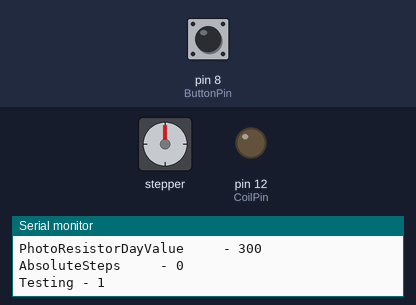
The sketch below on a simulated Arduino Uno, built with avr-gcc and run on an emulated ATmega328P. On the bench: stepper motor, output pins drawn as LEDs (lit = HIGH), the last lines printed to the serial monitor. Wiring (inferred from the names in the program): stepper motor driver (200 steps per turn assumed): step pin 7; direction pin 2. The test bench sets the inputs (shaded band); at power-on: pin 8 (ButtonPin) LOW. Pins used as bus, display or sensor lines are not drawn.

Above: at 1.3 s.
1.4 s: pin 8 (ButtonPin) pulled HIGH for 0.15 s
At 3.4 s:
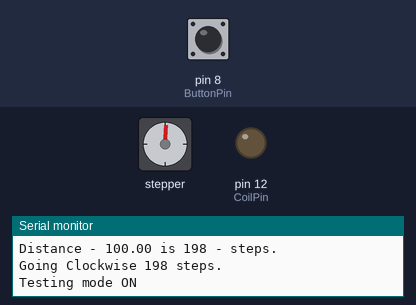
4.5 s: pin 8 (ButtonPin) pulled HIGH for 1 s
At 6.8 s:
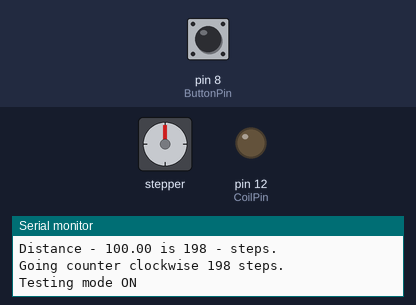
7.9 s: pin 8 (ButtonPin) pulled HIGH for 3.2 s
At 10.8 s:
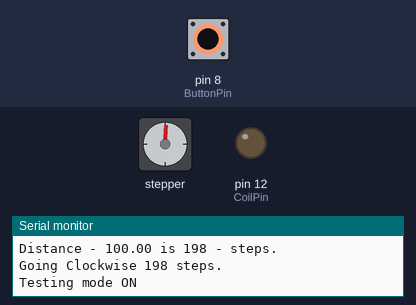
12.8 s: pin 8 (ButtonPin) driven HIGH
At 15.5 s:
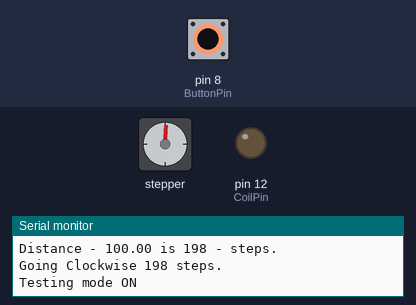
15.8 s: pin 8 (ButtonPin) driven LOW
At 16.9 s:
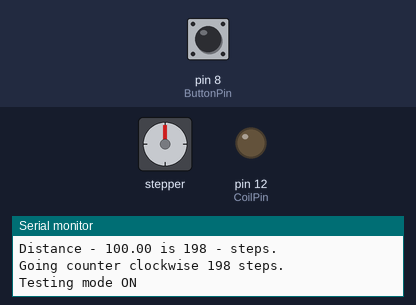
17.7 s: pin 8 (ButtonPin) driven HIGH
Timing chart, 0 to 68.2 s (numbered marks = the images above; inputs shaded):
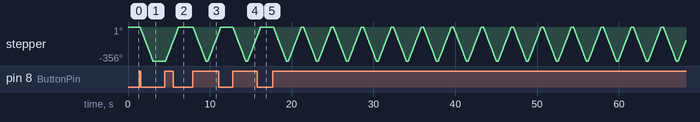

Measured:
- after the input at 1.4 s, stepper: turns 356° counter-clockwise in 1.6 s, starting after 0.07 s
- after the input at 4.5 s, stepper: turns 356° clockwise in 1.6 s, starting after 0.09 s
- after the input at 7.9 s, stepper: turns 356° counter-clockwise in 1.6 s, then 356° clockwise in 1.6 s
- after the input at 12.8 s, stepper: turns 356° counter-clockwise in 1.6 s, then 261° clockwise in 1.2 s
- after the input at 15.8 s, stepper: goes on until 16.2 s, then stays 0°

The sketch:

Main.ino
```cpp
#include "Arduino.h"

//Initial program
int CoilPin = 12;
int ButtonPin = 8;

int AbsoluteSteps = 0; // tells how many steps was made from position 0, + means clockwise, - means counterClockwise
int PreviousAbsoluteSteps = 0;

const int pResistor = A0;
#define DirPin 2
#define StepPin 7

int PhotoResistorActualValue = 200;
int PhotoResistorNightValue = 100;
int PhotoResistorDayValue = 300;

bool Dir = true;// if true clockwise
bool MockServerBool = true;
bool Testing = true;

String MesageForSerialPort = "";

struct Order {
  String Name;
  int Value;
};

Order CurrentOrder = {"Null", 0};

void setup() {
  pinMode(CoilPin, OUTPUT);
  pinMode(StepPin, OUTPUT);
  pinMode(DirPin, OUTPUT);
  pinMode(ButtonPin, INPUT);
  Serial.begin(9600);

  sayHello();
}

void sayHello()
{
  Serial.println("");
  Serial.println("HI!");
  Serial.println("CoilPin - " + String(CoilPin));
  Serial.println("ButtonPin - " + String(ButtonPin));
  Serial.println("pResistor - " + String(pResistor));
  Serial.println("");

  Serial.println("DirPin - " + String(DirPin));
  Serial.println("StepPin - " + String(StepPin));
  Serial.println("");

  Serial.println("PhotoResistorActualValue  - " + String(PhotoResistorActualValue));
  Serial.println("PhotoResistorNightValue   - " + String(PhotoResistorNightValue));
  Serial.println("PhotoResistorDayValue     - " + String( PhotoResistorDayValue));
  Serial.println("");

  Serial.println("AbsoluteSteps     - " + String(AbsoluteSteps));
  Serial.println("");

  Serial.println("Testing - " + String(Testing));
  Serial.println("");
}

void loop() {
  Order newOrder = WhatToDo(CurrentOrder);
  CurrentOrder = newOrder;

  GetPhotoResistorValue();//

  Do(CurrentOrder);
  CurrentOrder = {"Null", 0};

  if (PreviousAbsoluteSteps != AbsoluteSteps)
  {
    //Serial.println("AbsoluteSteps - " + String(AbsoluteSteps));
    PreviousAbsoluteSteps = AbsoluteSteps;
  }

  if (MesageForSerialPort != "")
  {
    if (Testing)
      MesageForSerialPort += "Testing mode ON\n\n";
    else
      MesageForSerialPort += "\n\n";
    Serial.print(MesageForSerialPort);
    MesageForSerialPort = "";
  }
}

// Move
void OpenTo(int value)
{
  int newRotation = value - AbsoluteSteps;
  MesageForSerialPort += "AbsoluteSteps    - " + String(AbsoluteSteps) + "\n";
  MesageForSerialPort += "I'm opening to  - " + String(value) + " it is - " + String(newRotation) + " steps." + "\n";

  if (newRotation < 0)
  {
    RotateCounterClockwise( -1 * newRotation);
  } else
  {
    RotateClockwise(newRotation);
  }
}
void RotateClockwise(int amountOfSteps)
{

  MesageForSerialPort += "Going Clockwise " + String(amountOfSteps) + " steps." + "\n";
  //Serial.println("Going Clockwise " + String(amountOfSteps) + " steps.");

  digitalWrite(DirPin, LOW);
  for (int i = 0; i < amountOfSteps; i++)
    MakeOneStep();
  AbsoluteSteps += amountOfSteps;
}

void RotateCounterClockwise(int amountOfSteps)
{
  MesageForSerialPort += "Going counter clockwise " + String(amountOfSteps) + " steps." + "\n";
  //Serial.println("Going counter clockwise " + String(amountOfSteps) + " steps.");
  digitalWrite(DirPin, HIGH);
  for (int i = 0; i < amountOfSteps; i++)
    MakeOneStep();
  AbsoluteSteps -= amountOfSteps;
}

void MakeOneStep()
{
  int gapBetweenStepsInMicroseconds = 4000;

  digitalWrite(StepPin, HIGH);
  delayMicroseconds(gapBetweenStepsInMicroseconds);
  digitalWrite(StepPin, LOW);
  delayMicroseconds(gapBetweenStepsInMicroseconds);
}

void SwitchPowerTo(bool state)
{
  switch (state) {
    case true:
      digitalWrite(CoilPin, HIGH);
      delay(100);
      break;
    case false:
      digitalWrite(CoilPin, LOW);
      delay(100);
      break;
  }
}

int CalculateDistanceToSteps(float distance)
{
  float R = 16;
  float AnglePerStep = 1.8;
  float howManyFullRotations = distance / (2 * PI * R);

  int steps = (int)((howManyFullRotations * 360) / AnglePerStep);

  MesageForSerialPort += "Distance - " + String(distance) + " is " + String(steps) + " - steps." + "\n";
  //Serial.println("Distance - " + String(distance) + " is " + String(steps) + " - steps.");
  return steps;
}

//Logic
Order WhatToDo(Order lastOrder)
{

  Order order;
  if (lastOrder.Name == "Null")
  {
    if (PhotoResistorActualValue < PhotoResistorNightValue && AbsoluteSteps != 100)
    {
      order = {"OpenTo", 100};
      return order;
    }

    if (PhotoResistorActualValue > PhotoResistorDayValue && AbsoluteSteps != 0)
    {
      order = {"OpenTo", 0};
      return order;
    }
    if (digitalRead(ButtonPin) == 1)
    {
      order = GetOrderFromServer();
      MesageForSerialPort += order.Name + " " + String(order.Value) + " mm" + "\n";
      //Serial.println(order.Name + " " + String(order.Value) + " mm");
      return order;
    }
  }
  return lastOrder;
}

Order GetOrderFromServer()
{
  Order order;
  if (MockServerBool)
  {
    order = {"RotateColckwise", 100};
    MockServerBool = false;
  } else
  {
    order = {"RotateCounterColckwise", 100};
    MockServerBool = true;
  }

  return order;
}

void Do(Order order)
{
  if (order.Name == "RotateColckwise")
  {
    if (!Testing)
      SwitchPowerTo(true);
    RotateClockwise(CalculateDistanceToSteps(order.Value));
    SwitchPowerTo(false);
  }
  else if (order.Name == "RotateCounterColckwise")
  {
    if (!Testing)
      SwitchPowerTo(true);
    RotateCounterClockwise(CalculateDistanceToSteps(order.Value));
    SwitchPowerTo(false);
  } else if (order.Name == "OpenTo")
  {
    if (!Testing)
      SwitchPowerTo(true);
    OpenTo(order.Value);
    SwitchPowerTo(false);
  }
  SwitchPowerTo(false);
}

//photoresistor
void GetPhotoResistorValue()
{
  if (Testing) {
    if (PhotoResistorActualValue < 1)
      PhotoResistorActualValue = PhotoResistorDayValue + 100;
    PhotoResistorActualValue--;
  } else
  {
    PhotoResistorActualValue = analogRead(pResistor);
  }

}
```
